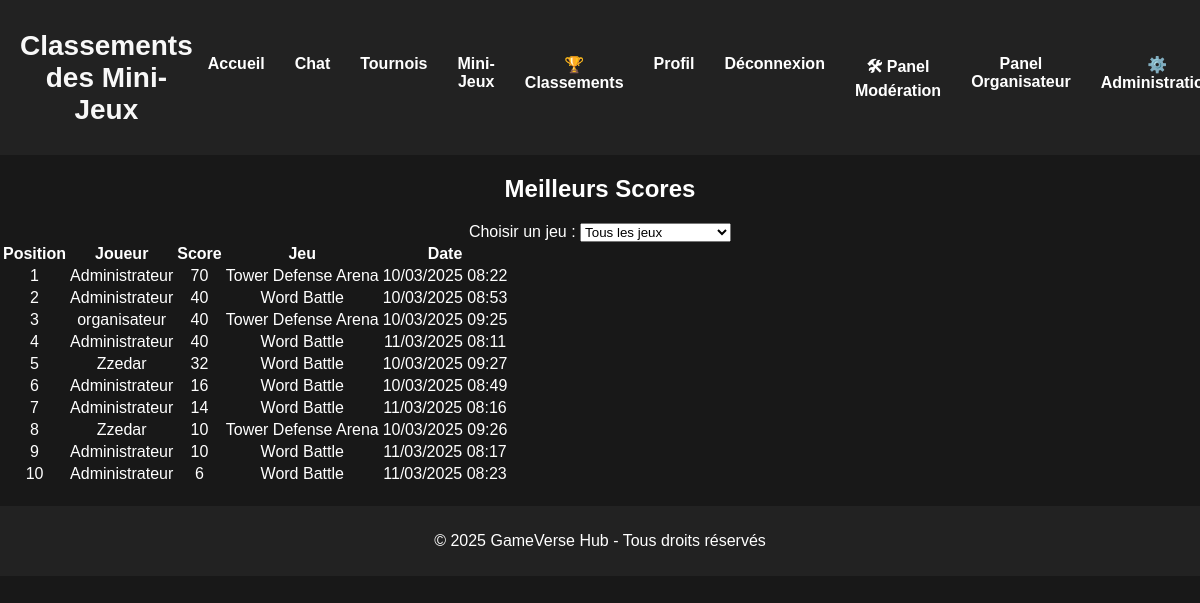
Screenshot of /mini-jeux/classements.php (signed in) with the database file from the repository.
### tables this page shows
CREATE TABLE `scores` (
  `id` int NOT NULL,
  `joueur_id` int NOT NULL,
  `jeu` varchar(100) NOT NULL,
  `score` int NOT NULL,
  `date_enregistrement` timestamp NULL DEFAULT CURRENT_TIMESTAMP
);

CREATE TABLE `users` (
  `id` int NOT NULL,
  `username` varchar(50) NOT NULL,
  `email` varchar(100) NOT NULL,
  `password` varchar(255) NOT NULL,
  `role` enum('admin','moderator','organizer','user') NOT NULL DEFAULT 'user',
  `created_at` timestamp NULL DEFAULT CURRENT_TIMESTAMP,
  `avatar` varchar(255) DEFAULT 'default.png',
  `banned` tinyint(1) DEFAULT '0',
  `last_active` timestamp NULL DEFAULT CURRENT_TIMESTAMP ON UPDATE CURRENT_TIMESTAMP,
  `last_activity` datetime DEFAULT NULL
);

### mini-jeux/classements.php (the view, shortened to what this page needs)
<?php
require '../php/config.php';
$jeu_selectionne = $_GET['jeu'] ?? 'all';
$query = "SELECT u.username, s.score, s.jeu, s.date_enregistrement
          FROM scores s
          JOIN users u ON s.joueur_id = u.id";
if ($jeu_selectionne !== 'all') {
    $query .= " WHERE s.jeu = ? ORDER BY s.score DESC, s.date_enregistrement ASC LIMIT 10";
    $stmt = $pdo->prepare($query);
    $stmt->execute([$jeu_selectionne]);
} else {
    $query .= " ORDER BY s.score DESC, s.date_enregistrement ASC LIMIT 10";
    $stmt = $pdo->query($query);
}
$scores = $stmt->fetchAll();
?>
<!DOCTYPE html>
<html lang="fr">
<head>
    <link rel="stylesheet" href="../css/style.css">
</head>
<body>
<header>
    <h1>Classements des Mini-Jeux</h1>
    <nav>
        <ul>
            <li><a href="../index.php">Accueil</a></li>
            <li><a href="../php/chat/chat.php">Chat</a></li>
            <li><a href="../tournois/tournois.php">Tournois</a></li>
            <li><a href="mini-jeux.php">Mini-Jeux</a></li>
            <li><a href="classements.php">🏆 Classements</a></li>
            <?php if (isset($_SESSION["user"])): ?>
                <li><a href="../php/profil.php">Profil</a></li>
                <li><a href="../php/logout.php">Déconnexion</a></li>
                <?php if ($_SESSION["user"]["role"] === "admin" || $_SESSION["user"]["role"] === "moderator"): ?>
                    <li><a href="../role/modo/moderateur.php">🛠 Panel Modération</a></li>
                <?php endif; ?>
                <?php if (in_array($_SESSION["user"]["role"], ["organizer", "admin"])): ?>
                    <li><a href="../role/organisateur/organisateur.php">Panel Organisateur</a></li>
                <?php endif; ?>
                <?php if ($_SESSION["user"]["role"] === "admin"): ?>
                    <li><a href="../role/admin/administration.php">⚙️ Administration</a></li>
                <?php endif; ?>
            <?php else: ?>
                <li><a href="../php/login.php">Connexion</a></li>
                <li><a href="../php/register.php">Inscription</a></li>
            <?php endif; ?>
        </ul>
    </nav>
</header>
<section>
    <h2>Meilleurs Scores</h2>
    <form method="GET" action="classements.php">
        <label for="jeu">Choisir un jeu :</label>
        <select name="jeu" id="jeu" onchange="this.form.submit()">
            <option value="all" <?= ($jeu_selectionne == 'all') ? 'selected' : '' ?>>Tous les jeux</option>
        </select>
    </form>
    <table>
        <thead>
        <tr>
            <th>Position</th>
            <th>Joueur</th>
            <th>Score</th>
            <th>Jeu</th>
            <th>Date</th>
        </tr>
        </thead>
        <tbody>
        <?php $position = 1; ?>
        <?php foreach ($scores as $score): ?>
            <tr>
                <td><?= $position++; ?></td>
                <td><?= htmlspecialchars($score['username']); ?></td>
                <td><?= htmlspecialchars($score['score']); ?></td>
                <td><?= htmlspecialchars($score['jeu']); ?></td>
                <td><?= htmlspecialchars(date("d/m/Y H:i", strtotime($score['date_enregistrement']))); ?></td>
            </tr>
        <?php endforeach; ?>
        </tbody>
    </table>
</section>
<footer>
    <p>&copy; 2025 GameVerse Hub - Tous droits réservés</p>
</footer>
</body>
</html>

### css/style.css (style rules this page uses)
body { font-family: Arial, sans-serif; background-color: #181818; color: white; margin: 0; padding: 0; text-align: center; }
header { display: flex; justify-content: space-between; align-items: center; background-color: #222; padding: 10px 20px; }
nav ul { list-style: none; padding: 0; display: flex; }
nav ul li { margin: 0 15px; }
nav ul li a { color: white; text-decoration: none; font-weight: bold; }
footer { margin-top: 20px; padding: 10px; background-color: #222; }
h1 { margin-top: 20px; font-size: 28px; color: #f8f8f8; }

### rows the page displays
scores: joueur.username "Administrateur", score "70", jeu "Tower Defense Arena", date_enregistrement "10/03/2025 08:22"
scores: joueur.username "Administrateur", score "40", jeu "Word Battle", date_enregistrement "10/03/2025 08:53"
scores: joueur.username "organisateur", score "40", jeu "Tower Defense Arena", date_enregistrement "10/03/2025 09:25"
scores: joueur.username "Administrateur", score "40", jeu "Word Battle", date_enregistrement "11/03/2025 08:11"
scores: joueur.username "Zzedar", score "32", jeu "Word Battle", date_enregistrement "10/03/2025 09:27"
scores: joueur.username "Administrateur", score "16", jeu "Word Battle", date_enregistrement "10/03/2025 08:49"
scores: joueur.username "Administrateur", score "14", jeu "Word Battle", date_enregistrement "11/03/2025 08:16"
scores: joueur.username "Zzedar", score "10", jeu "Tower Defense Arena", date_enregistrement "10/03/2025 09:26"
scores: joueur.username "Administrateur", score "10", jeu "Word Battle", date_enregistrement "11/03/2025 08:17"
scores: joueur.username "Administrateur", score "6", jeu "Word Battle", date_enregistrement "11/03/2025 08:23"
